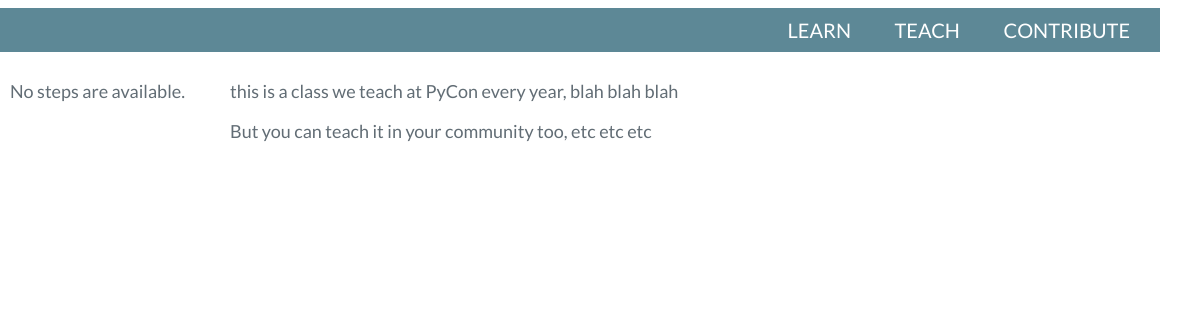
The page /teach/ on the database as committed earlier.
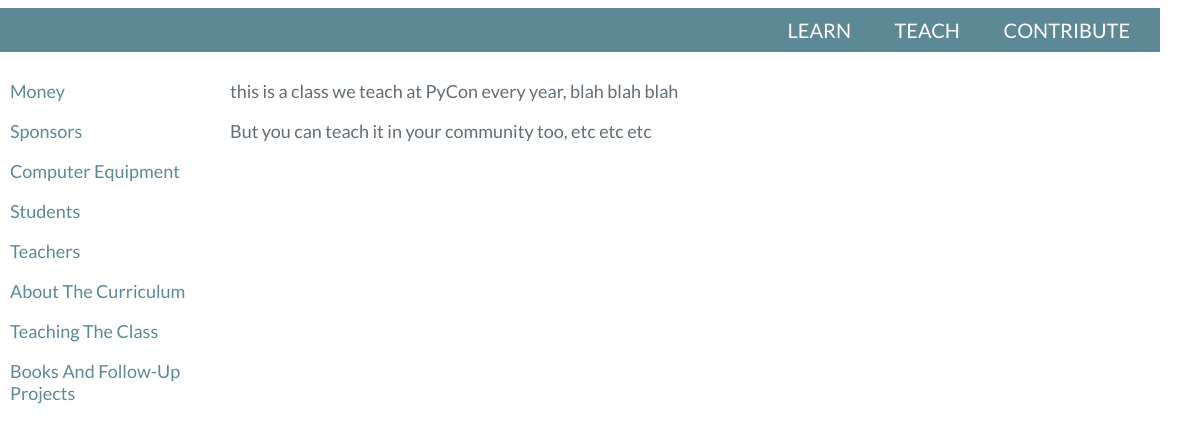
The same page on the database as committed later.
### teaching/models.py (models this page shows, shortened)
class Step(models.Model):
    step_number = models.IntegerField()
    step_name = models.CharField(max_length=200)
    image = models.CharField(max_length=200, blank=True, null=True)
    description = models.TextField()

### teaching/views.py (the view)
def index(request):
    all_steps = Step.objects.order_by('step_number')
    context = {
        'step_list': all_steps,
    }
    return render(request, 'teaching/index.html', context)

### teaching/templates/teaching/index.html
{% include "youngcoders/header.html" %}
{% include "teaching/header.html" %}
<div id="container">
  <div id="nav-list">
    {% if step_list %}
        {% for item in step_list %}
          <p><a href="/teach/step/{{ item.step_number }}/">{{ item.step_name }}</a></p>
        {% endfor %}
    {% else %}
        <p>No steps are available.</p>
    {% endif %}
  </div>
  <div id="content">
    <p>this is a class we teach at PyCon every year, blah blah blah</p>
    <p>But you can teach it in your community too, etc etc etc</p>
  </div>
</div>

### youngcoders/templates/youngcoders/header.html (shortened to what this page needs)
{% load staticfiles %}
<link rel="stylesheet" type="text/css" href="{% static 'youngcoders/style.css' %}" />
<div id="headertop">
  <a href="/learn/">Learn</a> <a href="/teach/">Teach</a> <a href="/pages/contribute/">Contribute</a>
</div>

### teaching/templates/teaching/header.html
{% load staticfiles %}
<link rel="stylesheet" type="text/css" href="{% static 'teaching/style.css' %}" />

### youngcoders/static/youngcoders/style.css (style rules this page uses)
a { color: #5D8896; text-decoration: none; }
#headertop { background-color: #5D8896; text-align: right; width: 95%; padding: 10px; margin-right: 10px; white-space:nowrap; }
#headertop a { font-size: 20px; padding: 20px; color: #FFFFFF; text-transform: uppercase; }

### teaching/static/teaching/style.css (style rules this page uses)
#container { float: left; width: 1050px; text-align: left; }
#nav-list { float: left; width: 200px; text-align: left; margin: 10px; }
#content { float: left; width: 800px; text-align: left; overflow: visible; min-width: 800px; margin: 10px; }

Rows that differ between the two databases and show on the page:
added Step: step_name "Money"
added Step: step_name "Sponsors"
added Step: step_name "Computer Equipment"
added Step: step_name "Students"
added Step: step_name "Teachers"
added Step: step_name "About The Curriculum"
added Step: step_name "Teaching The Class"
added Step: step_name "Books And Follow-Up Projects"
Other text that changed with them:
text no longer shown: "No steps are available."
